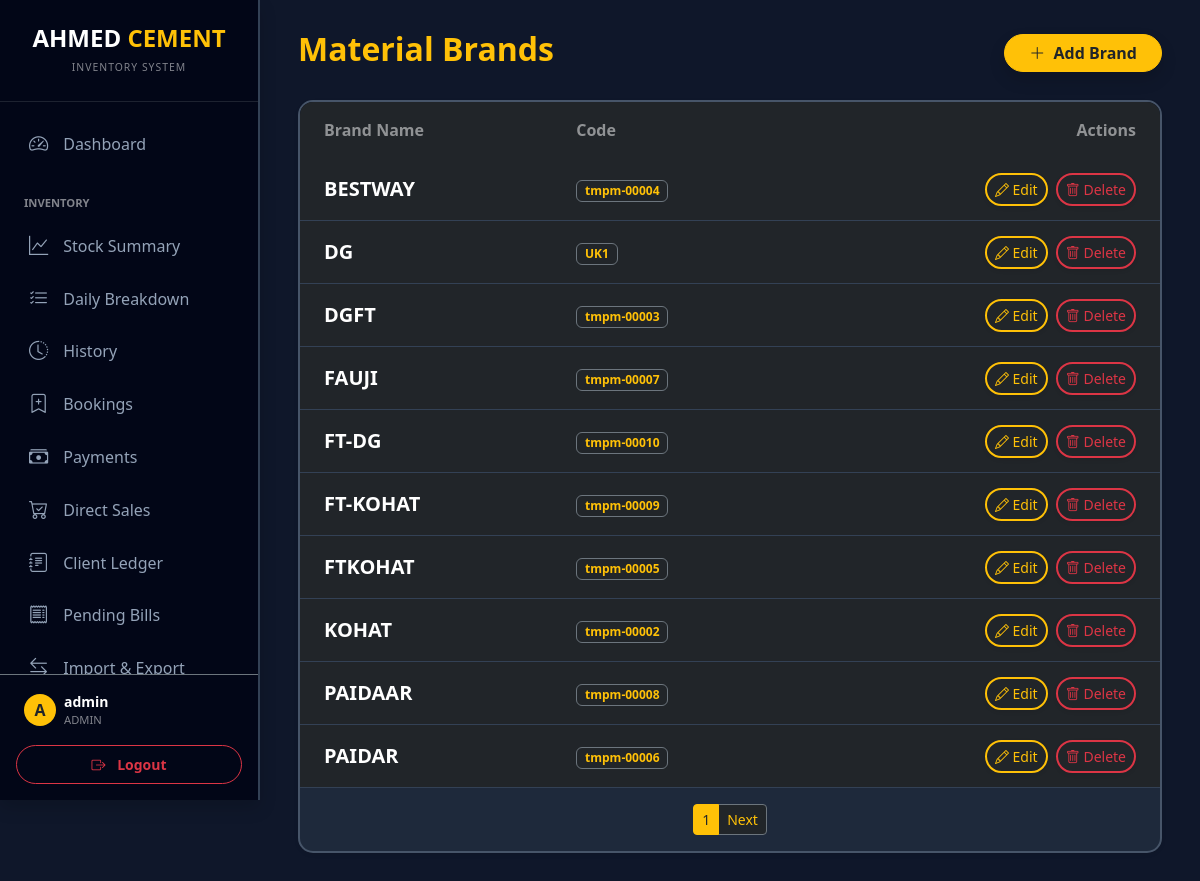
The page /materials (signed in) on the database as committed earlier.
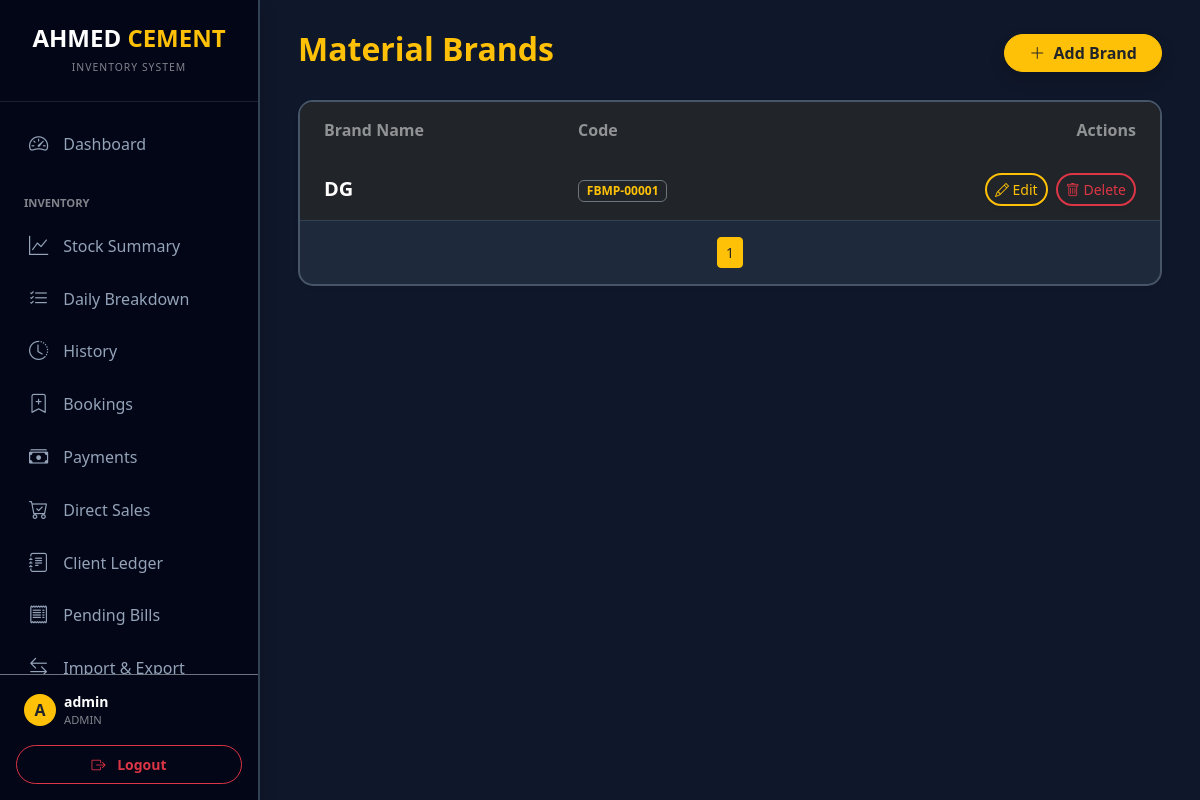
The same page on the database as committed later.
### models.py (models this page shows)
class Material(db.Model):
    id = db.Column(db.Integer, primary_key=True)
    name = db.Column(db.String(100), nullable=False)
    code = db.Column(db.String(50), unique=True, nullable=False)
    unit_price = db.Column(db.Float, default=0.0)

### main.py (the view)
@app.route('/materials')
@login_required
def materials():
    page = request.args.get('page', 1, type=int)
    pagination = Material.query.order_by(Material.name.asc()).paginate(
        page=page, per_page=10)
    return render_template('materials.html',
                           materials=pagination.items,
                           pagination=pagination)

### main.py (called while the page is built)
@login_manager.user_loader
def load_user(user_id):
    return db.session.get(User, int(user_id))

### templates/materials.html (shortened to what this page needs)
{% extends "layout.html" %}
{% block content %}
<div class="d-flex justify-content-between align-items-center mb-4">
    <h2 class="fw-bold text-warning">Material Brands</h2>
    <button class="btn btn-warning text-dark fw-bold px-4 rounded-pill shadow" data-bs-toggle="modal" data-bs-target="#mModal">
        <i class="bi bi-plus-lg me-1"></i> Add Brand
    </button>
</div>
<div class="card shadow-sm" style="background: #1e293b; border: 2px solid #475569; border-radius: 15px; overflow: hidden;">
    <div class="table-responsive">
        <table class="table table-dark table-hover align-middle mb-0">
            <thead style="background: #0f172a;">
                <tr>
                    <th class="text-white-50 fw-bold py-3 ps-4 border-0">Brand Name</th>
                    <th class="text-white-50 fw-bold py-3 border-0">Code</th>
                    <th class="text-white-50 fw-bold py-3 text-end pe-4 border-0">Actions</th>
                </tr>
            </thead>
            <tbody style="background: #1e293b;">
                {% for m in materials %}
                <tr style="border-bottom: 1px solid #334155; background: #1e293b;">
                    <td class="ps-4 py-3 border-0">
                        <span class="fw-bold text-white fs-5">{{ m.name }}</span>
                    </td>
                    <td class="border-0">
                        <span class="badge bg-dark border border-secondary text-warning">{{ m.code }}</span>
                    </td>
                    <td class="text-end pe-4 border-0">
                        <button class="btn btn-outline-warning btn-sm border-2 rounded-pill shadow-sm me-1" data-bs-toggle="modal" data-bs-target="#editMModal{{ m.id }}">
                            <i class="bi bi-pencil"></i> Edit
                        </button>
                        <a href="/delete_material/{{ m.id }}" class="btn btn-outline-danger btn-sm border-2 rounded-pill shadow-sm" onclick="return confirm('Delete this brand?')">
                            <i class="bi bi-trash"></i> Delete
                        </a>
                    </td>
                </tr>
                {% endfor %}
            </tbody>
        </table>
    </div>
    {% if pagination %}
    <div class="card-footer bg-transparent border-0 py-3">
        <nav>
            <ul class="pagination pagination-sm justify-content-center mb-0">
                <li class="page-item active"><span class="page-link bg-warning border-warning text-dark">{{ pagination.page }}</span></li>
                {% if pagination.has_next %}
                <li class="page-item"><a class="page-link bg-dark border-secondary text-warning" href="{{ url_for('materials', page=pagination.next_num) }}">Next</a></li>
                {% endif %}
            </ul>
        </nav>
    </div>
    {% endif %}
</div>
{% endblock %}

Rows that differ between the two databases and show on the page:
removed Material: name "BESTWAY", code "tmpm-00004"
removed Material: name "DGFT", code "tmpm-00003"
removed Material: name "FAUJI", code "tmpm-00007"
removed Material: name "FT-DG", code "tmpm-00010"
removed Material: name "FT-KOHAT", code "tmpm-00009"
removed Material: name "FTKOHAT", code "tmpm-00005"
removed Material: name "KOHAT", code "tmpm-00002"
removed Material: name "PAIDAAR", code "tmpm-00008"
removed Material: name "PAIDAR", code "tmpm-00006"
changed Material "DG": code "UK1" → "FBMP-00001"
Other text that changed with them:
text no longer shown: "Next"
